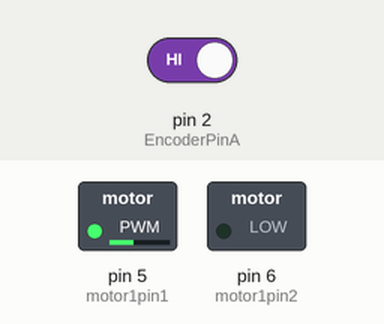
A sketch run on a simulated Arduino Uno, built with avr-gcc and run on an emulated ATmega328P. On the bench: switched loads named in the sketch (green lamp = pin HIGH). The inputs (shaded band) are chosen by the test bench; at power-on: pin 2 (EncoderPinA) HIGH. What the sketch prints to the serial monitor is not drawn.

Above: at 0.1 s.
Timing chart, 0 to 1.6 s (numbered marks = the images above):
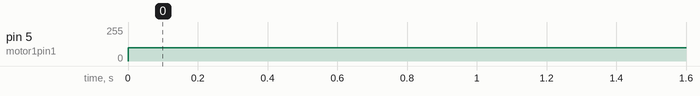

Measured:
- by itself, pin 5 (motor1pin1): 0/255 → 100/255 at 0.00 s

The sketch:

L298NDCReadEnc.ino
```cpp
// ProStrain Technologies
// By Zharif Zubaidi
// Please contact us at info@prostrain.com.my if you have any inquiries.

//Define Pins. Constants won't change. They're used here to set pin numbers. Pin 20 & 21 is interrupt
const int EncoderPinA = 2;   // Encoder Pin A. Interrupt 0
const int EncoderPinB = 3;  // Encoder Pin B. Interrupt 1
//Initialize Variables
volatile int counts = 0; //counts the encoder counts. The encoder has counts/rev

int motor1pin1 = 5; // L298N IN3
int motor1pin2 = 6; // L298N IN4

int speedInput = 0;

void setup() {
  // put your setup code here, to run once:
  pinMode(motor1pin1, OUTPUT);
  pinMode(motor1pin2, OUTPUT);
  //Serial setup
  Serial.begin(115200);
  //Encoder setup
  pinMode(EncoderPinA, INPUT); //initialize Encoder Pins
  pinMode(EncoderPinB, INPUT);
  digitalWrite(EncoderPinA, HIGH); //initialize Pin States
  digitalWrite(EncoderPinB, HIGH);
  attachInterrupt(digitalPinToInterrupt(EncoderPinA), readEncoder, CHANGE); //attach interrupt to PIN 2
}

void loop() {
  // put your main code here, to run repeatedly:
  speedInput = 100; //Enter speed here 100 - 255 only. Positive CW. Negative CCW.
  motorPWM(speedInput); //Drive motor
  Serial.println(counts); //encoder reading

}

void readEncoder() //this function is triggered by the encoder CHANGE, and increments the encoder counter
{
  if(digitalRead(EncoderPinB) == digitalRead(EncoderPinA) )
  {
    counts = counts+1; //you may need to redefine positive and negative directions
  }
  else
  {
    counts = counts-1;
  }
}

void motorPWM(int out){
  if(out>0){
    moveCCW(out);
  }
  else{
    moveCW(out);
  }
}

void moveCCW(int CCW){
  analogWrite(motor1pin1, CCW);
  analogWrite(motor1pin2, 0);
  //Serial.println(CCW);
  delay(50);
}

void moveCW(int CW){
  int moveCW = abs(CW);
  analogWrite(motor1pin1, 0);
  analogWrite(motor1pin2, moveCW);
  //Serial.println(moveCW);
  delay(50);
}
```
